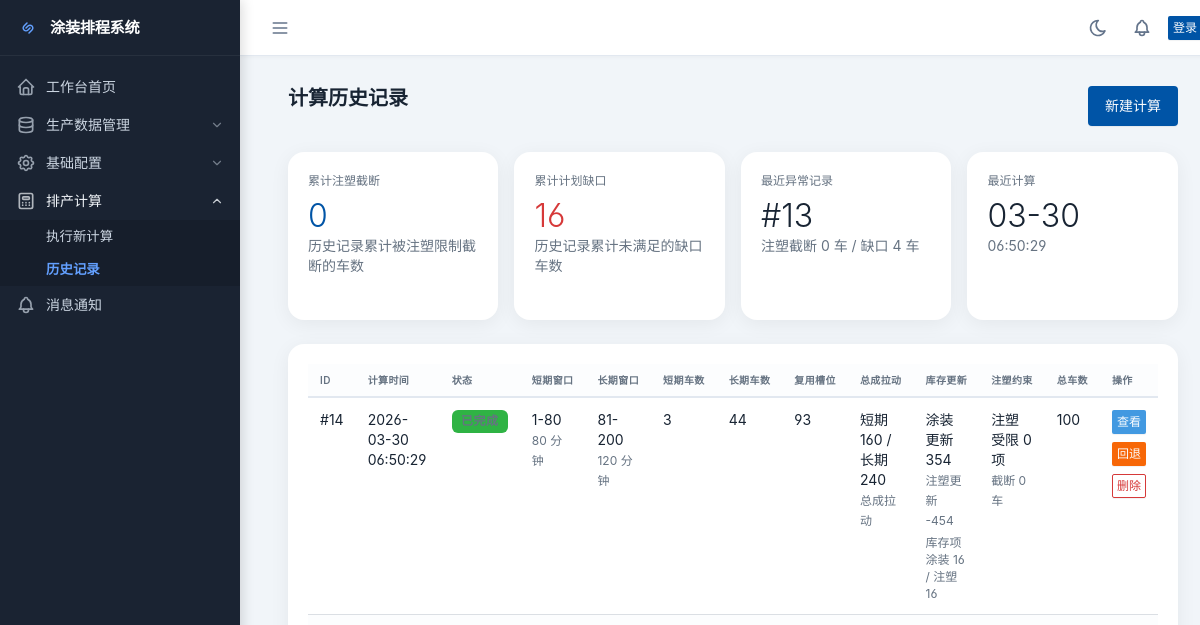
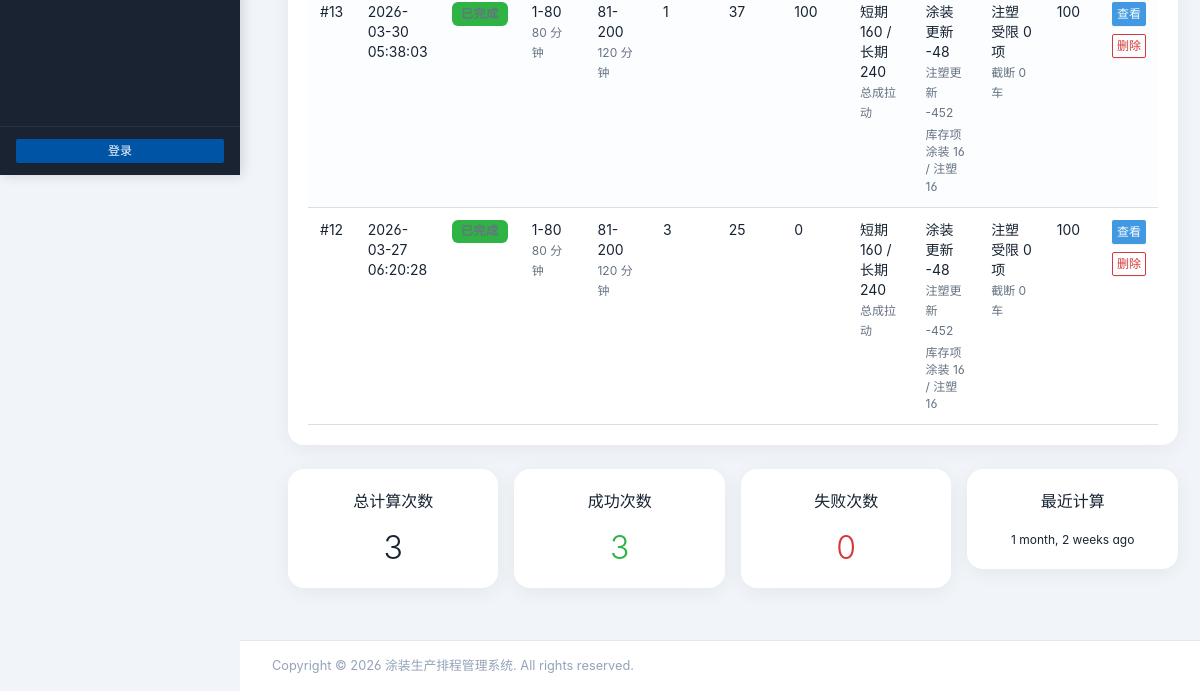
The app's page /schedule/history/, older data (2 pictures, top to bottom).
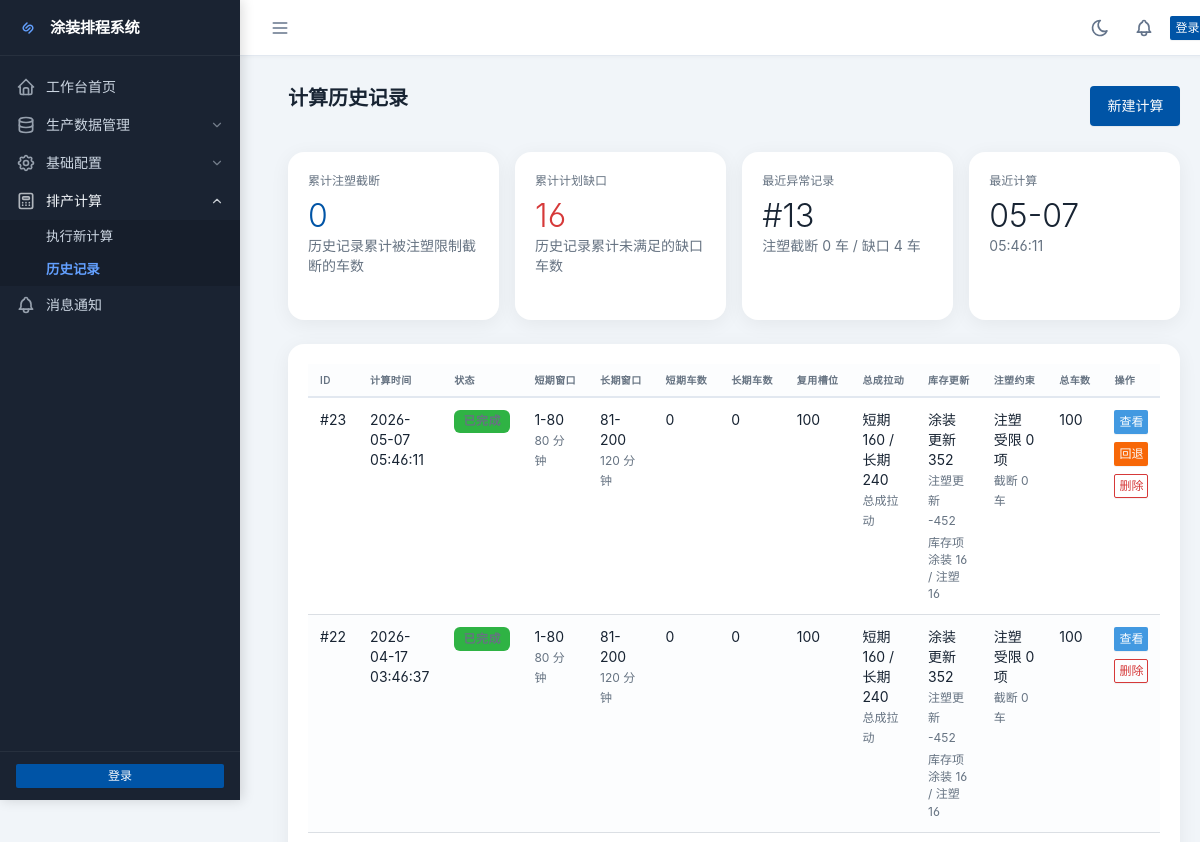
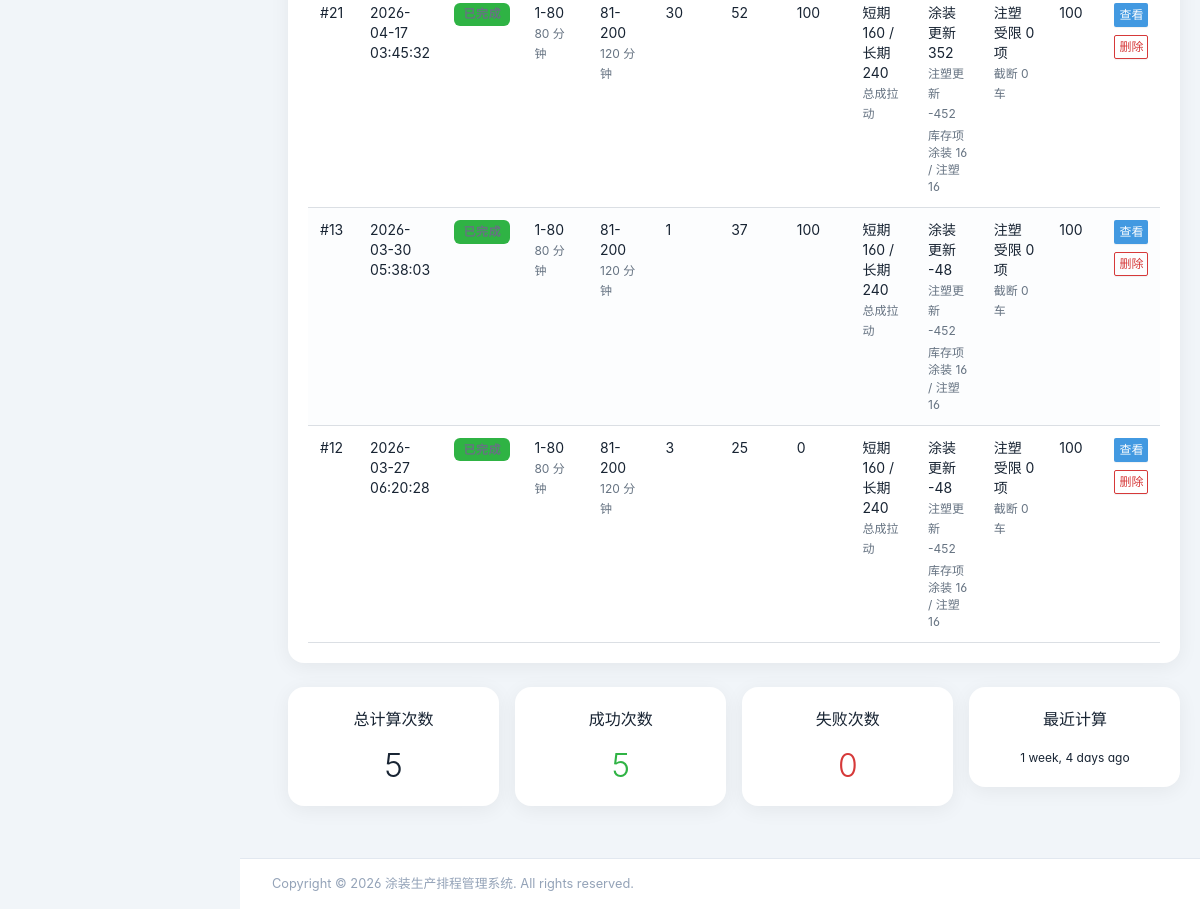
The same page, newer data (2 pictures, top to bottom).
### schedule/models.py (models this page shows, shortened)
class ScheduleRecord(models.Model):
    STATUS_CHOICES = [
        ('pending', '计算中'),
        ('completed', '已完成'),
        ('failed', '失败'),
        ('rolled_back', '已回退'),
    ]
    record_time = models.DateTimeField(auto_now_add=True, verbose_name="记录时间")
    short_term_duration = models.IntegerField(verbose_name="短期时长(分钟)")
    long_term_duration = models.IntegerField(verbose_name="长期时长(分钟)")
    total_vehicles = models.IntegerField(verbose_name="总车数")
    status = models.CharField(max_length=20, choices=STATUS_CHOICES, default='pending', verbose_name="状态")
    error_message = models.TextField(blank=True, verbose_name="错误信息")
    cycle_time_min = models.IntegerField(verbose_name="涂装一圈时间(分钟)")
    avg_hanging_count = models.IntegerField(verbose_name="每车平均挂数")
    total_vehicles_in_line = models.IntegerField(verbose_name="涂装线一圈车数")
    short_term_capacity = models.FloatField(verbose_name="短期产能百分比")
    long_term_capacity = models.FloatField(verbose_name="长期产能百分比")
    front_rear_balance_d = models.IntegerField(verbose_name="前后平衡约束差值")
    group_capacity_limit = models.FloatField(verbose_name="组车数平衡约束")
    class Meta:
        verbose_name = "排产记录"
        verbose_name_plural = "排产记录"
        ordering = ['-record_time']

### schedule/views.py (the view)
# urls.py: path('history/', views.history_list_view, name='history'),
def history_list_view(request):
    _risks_qs = RiskRecord.objects.select_related(
        'product__vehicle_model', 'product__color', 'product__position_type'
    )
    _plans_qs = SchedulePlan.objects.select_related(
        'product__vehicle_model', 'product__color', 'product__position_type'
    )
    records = list(
        ScheduleRecord.objects.prefetch_related(
            Prefetch('risks', queryset=_risks_qs, to_attr='_prefetched_risks'),
            Prefetch('plans', queryset=_plans_qs, to_attr='_prefetched_plans'),
            'formation_slots',
            'inventory_snapshots',
            'demands',
        ).order_by('-record_time')
    )
    for record in records:
        plans = record._prefetched_plans        # list, already select_related
        risks = record._prefetched_risks         # list, already select_related
        slots = list(record.formation_slots.all())
        snapshots = list(record.inventory_snapshots.all())
        demands = list(record.demands.all())
        record.short_vehicles = sum(p.vehicle_count for p in plans if p.plan_type == 'short')
        record.long_vehicles = sum(p.vehicle_count for p in plans if p.plan_type == 'long')
        record.reused_slots = sum(1 for s in slots if s.is_reused)
        record.total_vehicles_used = sum(1 for s in slots if s.product_id is not None)
        record.paint_delta = sum(s.delta_quantity for s in snapshots if s.inventory_type == 'paint')
        record.injection_delta = sum(s.delta_quantity for s in snapshots if s.inventory_type == 'injection')
        record.short_demand_total = sum(d.demand_quantity for d in demands if d.demand_type == 'short')
        record.long_demand_total = sum(d.demand_quantity for d in demands if d.demand_type == 'long')
        record.paint_snapshot_count = sum(1 for s in snapshots if s.inventory_type == 'paint')
        record.injection_snapshot_count = sum(1 for s in snapshots if s.inventory_type == 'injection')
        record.short_window_label = f"1-{record.short_term_duration}"
        record.long_window_label = (
            f"{record.short_term_duration + 1}-"
            f"{record.short_term_duration + record.long_term_duration}"
        )
        injection_constraint_metrics = build_injection_constraint_metrics(
            record,
            prefetched_risks=risks,
            prefetched_plans=plans,
        )
        record.injection_constrained_count = injection_constraint_metrics['count']
        record.injection_constrained_vehicle_loss = injection_constraint_metrics['vehicle_loss']
        plan_gap_metrics = build_plan_gap_metrics(
            record,
            prefetched_risks=risks,
            prefetched_plans=plans,
        )
        record.plan_gap_count = plan_gap_metrics['count']
        record.plan_gap_vehicle_loss = plan_gap_metrics['gap_vehicles']
    completed_count = sum(1 for r in records if r.status == 'completed')
    failed_count = sum(1 for r in records if r.status == 'failed')
    latest_completed = next((r for r in records if r.status == 'completed'), None)
    latest_completed_id = latest_completed.id if latest_completed else None
    latest_time = records[0].record_time if records else None
    total_injection_vehicle_loss = sum(r.injection_constrained_vehicle_loss for r in records)
    total_plan_gap_vehicle_loss = sum(r.plan_gap_vehicle_loss for r in records)
    latest_exception_record = next(
        (
            r for r in records
            if r.injection_constrained_vehicle_loss > 0 or r.plan_gap_vehicle_loss > 0
        ),
        None,
    )
    context = {
        'records': records,
        'completed_count': completed_count,
        'failed_count': failed_count,
        'latest_time': latest_time,
        'latest_completed_id': latest_completed_id,
        'total_injection_vehicle_loss': total_injection_vehicle_loss,
        'total_plan_gap_vehicle_loss': total_plan_gap_vehicle_loss,
        'latest_exception_record': latest_exception_record,
    }
    return render(request, 'schedule/history.html', context)

### data/models.py (called while the page is built)
    @property
    def display_name(self):
        key = (self.name or "").strip().lower()
        if key in self.DISPLAY_MAP:
            return self.DISPLAY_MAP[key][0]
        return self.name

### painting/context_processors.py (called while the page is built)
def unread_count(request):
    if request.user.is_authenticated:
        unread_count = Notification.objects.filter(user=request.user, is_read=False).count()
    else:
        unread_count = 0
    return {
        'unread_count': unread_count,
    }

### schedule/utils.py (called while the page is built)
def build_plan_gap_metrics(record, prefetched_risks=None, prefetched_plans=None):
    items = build_plan_gap_items(
        record,
        prefetched_risks=prefetched_risks,
        prefetched_plans=prefetched_plans,
    )
    return {
        'items': items,
        'count': len(items),
        'gap_vehicles': sum(item['gap_vehicles'] for item in items),
    }

### templates/schedule/history.html (shortened to what the changed rows need)
{% extends "base.html" %}
{% load static %}
{% block content %}
<div class="container">
    <div class="row">
        <div class="col-md-12">
            <div class="d-flex justify-content-between align-items-center mb-4">
                <h2>计算历史记录</h2>
            </div>
            {% if records %}
            <div class="row mb-4">
                <div class="col-md-3">
                    <div class="card h-100">
                        <div class="card-body">
                            <div class="text-muted small mb-2">最近异常记录</div>
                            {% if latest_exception_record %}
                            <div class="display-6">#{{ latest_exception_record.id }}</div>
                            <div class="text-muted">
                                注塑截断 {{ latest_exception_record.injection_constrained_vehicle_loss }} 车 / 缺口 {{ latest_exception_record.plan_gap_vehicle_loss }} 车
                            </div>
                            {% else %}
                            <div class="display-6">-</div>
                            <div class="text-muted">最近没有受限或缺口记录</div>
                            {% endif %}
                        </div>
                    </div>
                </div>
                <div class="col-md-3">
                    <div class="card h-100">
                        <div class="card-body">
                            <div class="text-muted small mb-2">最近计算</div>
                            {% if latest_time %}
                            <div class="display-6">{{ latest_time|date:"m-d" }}</div>
                            <div class="text-muted">{{ latest_time|date:"H:i:s" }}</div>
                            {% else %}
                            <div class="display-6">-</div>
                            <div class="text-muted">暂无记录</div>
                            {% endif %}
                        </div>
                    </div>
                </div>
            </div>
            {% endif %}
            <div class="card">
                <div class="card-body">
                    {% if records %}
                    <div class="table-responsive">
                        <table class="table table-striped table-hover">
                            <thead>
                                <tr>
                                    <th>ID</th>
                                    <th>计算时间</th>
                                    <th>状态</th>
                                    <th>短期窗口</th>
                                    <th>长期窗口</th>
                                    <th>短期车数</th>
                                    <th>长期车数</th>
                                    <th>复用槽位</th>
                                    <th>总成拉动</th>
                                    <th>库存更新</th>
                                    <th>注塑约束</th>
                                    <th>总车数</th>
                                    <th>操作</th>
                                </tr>
                            </thead>
                            <tbody>
                                {% for record in records %}
                                <tr>
                                    <td>#{{ record.id }}</td>
                                    <td>{{ record.record_time|date:"Y-m-d H:i:s" }}</td>
                                    <td>
                                        {% if record.status == 'completed' %}
                                        <span class="badge bg-success">已完成</span>
                                        {% elif record.status == 'pending' %}
                                        <span class="badge bg-warning">计算中</span>
                                        {% elif record.status == 'rolled_back' %}
                                        <span class="badge bg-secondary">已回退</span>
                                        {% else %}
                                        <span class="badge bg-danger">失败</span>
                                        {% endif %}
                                    </td>
                                    <td>
                                        <div>{{ record.short_window_label }}</div>
                                        <small class="text-muted">{{ record.short_term_duration }} 分钟</small>
                                    </td>
                                    <td>
                                        <div>{{ record.long_window_label }}</div>
                                        <small class="text-muted">{{ record.long_term_duration }} 分钟</small>
                                    </td>
                                    <td>{{ record.short_vehicles }}</td>
                                    <td>{{ record.long_vehicles }}</td>
                                    <td>{{ record.reused_slots }}</td>
                                    <td>
                                        <div>短期 {{ record.short_demand_total }} / 长期 {{ record.long_demand_total }}</div>
                                        <small class="text-muted">总成拉动</small>
                                    </td>
                                    <td>
                                        <div>涂装更新 {{ record.paint_delta }}</div>
                                        <small class="text-muted">注塑更新 {{ record.injection_delta }}</small>
                                        <div class="text-muted small mt-1">库存项 涂装 {{ record.paint_snapshot_count }} / 注塑 {{ record.injection_snapshot_count }}</div>
                                    </td>
                                    <td>
                                        <div>注塑受限 {{ record.injection_constrained_count }} 项</div>
                                        <small class="text-muted">截断 {{ record.injection_constrained_vehicle_loss }} 车</small>
                                    </td>
                                    <td>{{ record.total_vehicles_used }}</td>
                                    <td>
                                        <div class="d-flex gap-2 flex-wrap">
                                            {% if record.status == 'completed' %}
                                            <a href="{% url 'schedule:result' record.id %}"
                                                class="btn btn-sm btn-info">查看</a>
                                            {% else %}
                                            <button class="btn btn-sm btn-secondary" disabled>不可用</button>
                                            {% endif %}
                                            {% if record.id == latest_completed_id %}
                                            <button type="button" class="btn btn-sm btn-warning"
                                                data-bs-toggle="modal"
                                                data-bs-target="#rollbackModal"
                                                data-record-id="{{ record.id }}"
                                                data-rollback-url="{% url 'schedule:history_rollback' record.id %}">
                                                回退
                                            </button>
                                            {% endif %}
                                            <button type="button" class="btn btn-sm btn-outline-danger"
                                                data-bs-toggle="modal"
                                                data-bs-target="#deleteModal"
                                                data-record-id="{{ record.id }}"
                                                data-delete-url="{% url 'schedule:history_delete' record.id %}">
                                                删除
                                            </button>
                                        </div>
                                    </td>
                                </tr>
                                {% endfor %}
                            </tbody>
                        </table>
                    </div>
                    {% endif %}
                </div>
            </div>
            {% if records %}
            <div class="row mt-4">
                <div class="col-md-3">
                    <div class="card text-center">
                        <div class="card-body">
                            <h5 class="card-title">总计算次数</h5>
                            <p class="card-text display-6">{{ records|length }}</p>
                        </div>
                    </div>
                </div>
                <div class="col-md-3">
                    <div class="card text-center">
                        <div class="card-body">
                            <h5 class="card-title">成功次数</h5>
                            <p class="card-text display-6 text-success">{{ completed_count }}</p>
                        </div>
                    </div>
                </div>
                <div class="col-md-3">
                    <div class="card text-center">
                        <div class="card-body">
                            <h5 class="card-title">失败次数</h5>
                            <p class="card-text display-6 text-danger">{{ failed_count }}</p>
                        </div>
                    </div>
                </div>
                <div class="col-md-3">
                    <div class="card text-center">
                        <div class="card-body">
                            <h5 class="card-title">最近计算</h5>
                            <p class="card-text">
                                {% if latest_time %}
                                <small>{{ latest_time|timesince }} ago</small>
                                {% endif %}
                            </p>
                        </div>
                    </div>
                </div>
            </div>
            {% endif %}
        </div>
    </div>
</div>
{% endblock %}

Row changes from the older to the newer data that the page shows:
removed ScheduleRecord: record_time "03-30", record_time "06:50:29", id "14", record_time "2026-03-30 06:50:29", short_window_label "1-80", short_term_duration "80", long_window_label "81-200", long_term_duration "120", short_vehicles "3", long_vehicles "44", reused_slots "93", short_demand_total "160", long_demand_total "240", paint_delta "354", injection_delta "-454", paint_snapshot_count "16", injection_snapshot_count "16", injection_constrained_count "0", injection_constrained_vehicle_loss "0", total_vehicles_used "100", status "查看", record_time "1 month, 2 weeks"
added ScheduleRecord: record_time "05-07", record_time "05:46:11", id "23", record_time "2026-05-07 05:46:11", short_window_label "1-80", short_term_duration "80", long_window_label "81-200", long_term_duration "120", short_vehicles "0", long_vehicles "0", reused_slots "100", short_demand_total "160", long_demand_total "240", paint_delta "352", injection_delta "-452", paint_snapshot_count "16", injection_snapshot_count "16", injection_constrained_count "0", injection_constrained_vehicle_loss "0", total_vehicles_used "100", status "查看", record_time "1 week, 4 days"
added ScheduleRecord: id "22", record_time "2026-04-17 03:46:37", short_window_label "1-80", short_term_duration "80", long_window_label "81-200", long_term_duration "120", short_vehicles "0", long_vehicles "0", reused_slots "100", short_demand_total "160", long_demand_total "240", paint_delta "352", injection_delta "-452", paint_snapshot_count "16", injection_snapshot_count "16", injection_constrained_count "0", injection_constrained_vehicle_loss "0", total_vehicles_used "100", status "查看"
added ScheduleRecord: id "21", record_time "2026-04-17 03:45:32", short_window_label "1-80", short_term_duration "80", long_window_label "81-200", long_term_duration "120", short_vehicles "30", long_vehicles "52", reused_slots "100", short_demand_total "160", long_demand_total "240", paint_delta "352", injection_delta "-452", paint_snapshot_count "16", injection_snapshot_count "16", injection_constrained_count "0", injection_constrained_vehicle_loss "0", total_vehicles_used "100", status "查看"
Text that changed along with them:
{{ records|length }}: "3" → "5"
{{ completed_count }}: "3" → "5"
